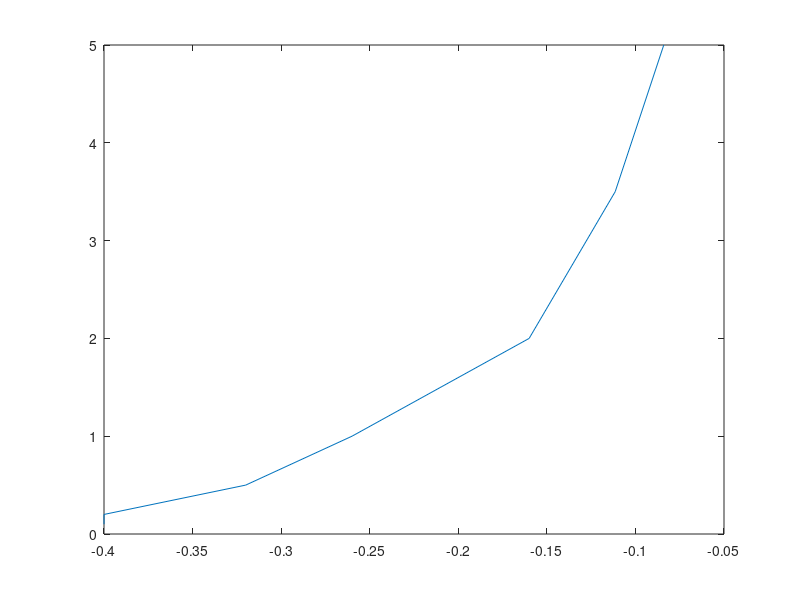
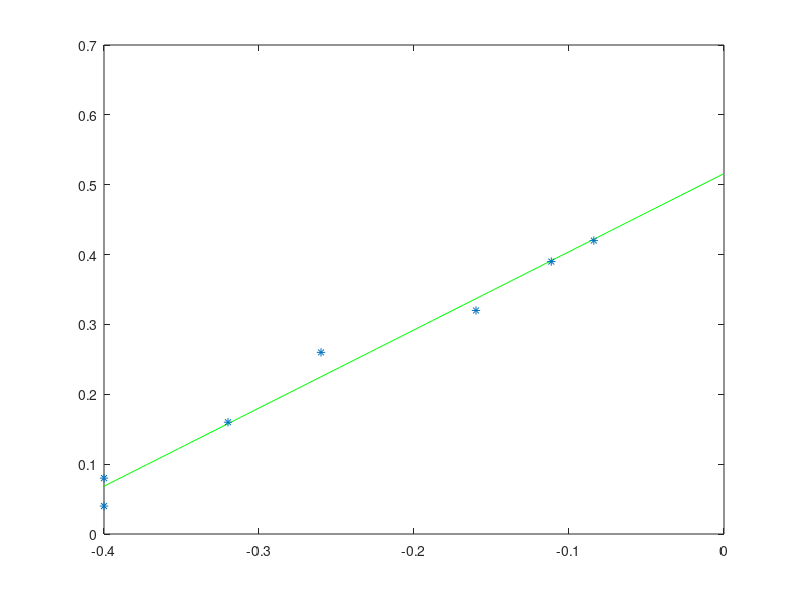

The MATLAB script that drew these images, in order:
N=7;
S=[.1;.2;.5;1;2;3.5;5];
V=[.04;.08;.16;.26;.32;.39;.42];
A=[ones(1,N)',-V./S];
B=transpose(A)*A;
c=transpose(A)*V;
b=B\c;
s=[0:100]/20;
g=b(1)*s./(s+b(2));
figure(1)
plot(S,V,'*',s,g,'r')

plot(-V./S,S)
t=-.004*[0:100];
f=b(1)+t*b(2);
figure(2)
plot(t,f,'g',-V./S,V,'*')
